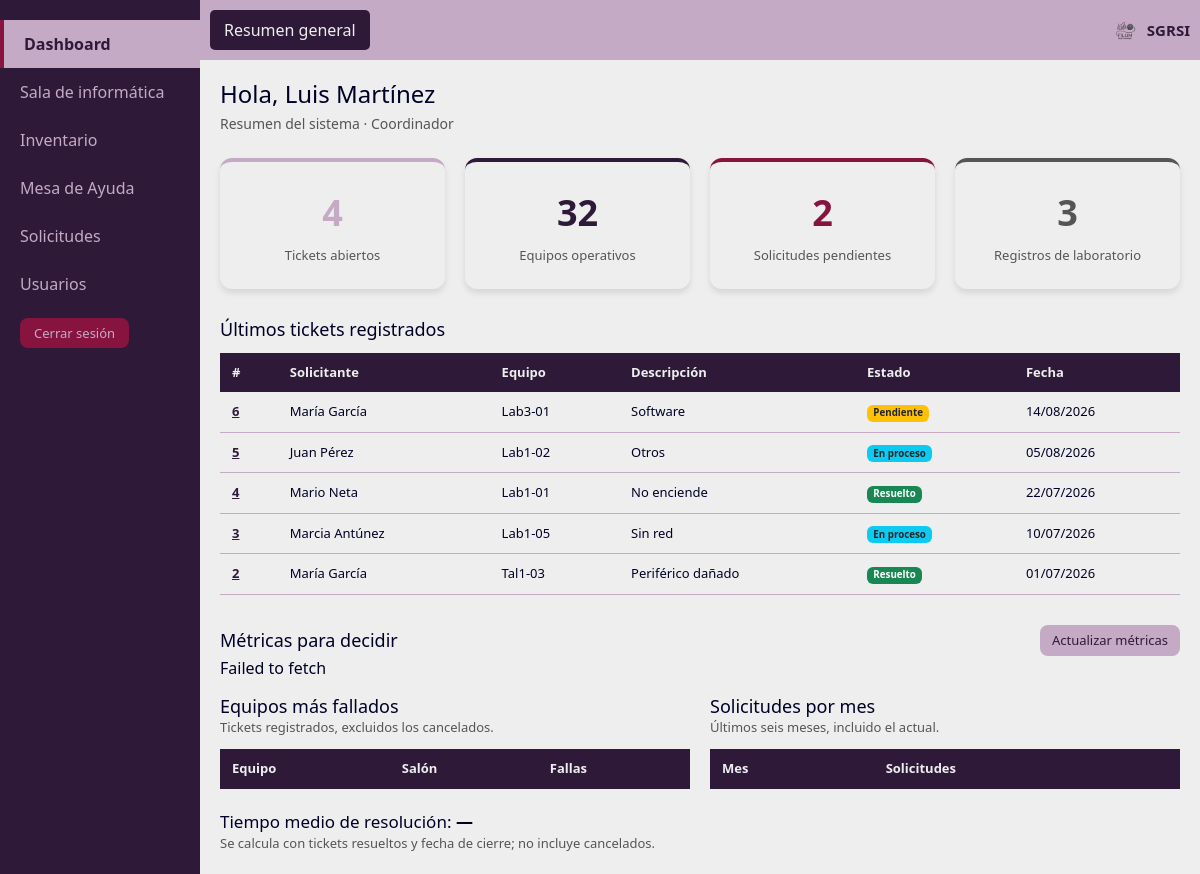
Page /FrontEnd/paginas/dashboard/dashboard.php (signed in) on the committed database.
### tables this page shows
CREATE TABLE ticket (
    id_ticket         INT UNSIGNED NOT NULL AUTO_INCREMENT,
    fecha_hora_alta   DATETIME     NOT NULL,
    ci_solicitante    CHAR(8)      NOT NULL,
    id_equipo         INT UNSIGNED NOT NULL,
    tipo_de_defecto   VARCHAR(80)  NOT NULL,
    detalle_defecto   VARCHAR(120) NULL,
    descripcion       VARCHAR(500) NULL,
    prioridad         ENUM('Urgente', 'Prioritario', 'Normal')
                      NOT NULL DEFAULT 'Normal',
    estado_ticket     ENUM('Pendiente', 'En proceso', 'Resuelto', 'Cancelado')
                      NOT NULL DEFAULT 'Pendiente',
    ci_responsable    CHAR(8)      NULL,
    diagnostico       VARCHAR(500) NULL,
    solucion          VARCHAR(500) NULL,
    fecha_hora_cierre DATETIME     NULL,

    CONSTRAINT pk_ticket             PRIMARY KEY (id_ticket),
    CONSTRAINT fk_ticket_solicitante FOREIGN KEY (ci_solicitante)
        REFERENCES usuario (ci)
        ON UPDATE CASCADE ON DELETE RESTRICT,
     
     
    CONSTRAINT fk_ticket_responsable FOREIGN KEY (ci_responsable)
        REFERENCES usuario (ci)
        ON UPDATE RESTRICT ON DELETE RESTRICT,
    CONSTRAINT fk_ticket_equipo      FOREIGN KEY (id_equipo)
        REFERENCES equipo (id_equipo)
        ON UPDATE CASCADE ON DELETE RESTRICT,
    CONSTRAINT fk_ticket_tipo        FOREIGN KEY (tipo_de_defecto)
        REFERENCES tipo_incidencia (nombre)
        ON UPDATE CASCADE ON DELETE RESTRICT,

    CONSTRAINT ck_ticket_cierre CHECK (
        fecha_hora_cierre IS NULL OR fecha_hora_cierre >= fecha_hora_alta
    ),
    CONSTRAINT ck_ticket_resuelto CHECK (
        estado_ticket <> 'Resuelto'
        OR (ci_responsable IS NOT NULL AND fecha_hora_cierre IS NOT NULL)
    )
);

CREATE TABLE usuario (
    ci               CHAR(8)      NOT NULL,
    nombre_usuario   VARCHAR(60)  NOT NULL,
    contrasena       VARCHAR(255) NOT NULL,
    tipo_de_usuario  ENUM('Solicitante', 'Asistente', 'Coordinador')
                     NOT NULL DEFAULT 'Solicitante',
    estado_cuenta    ENUM('Activa', 'Inactiva')
                     NOT NULL DEFAULT 'Activa',

    CONSTRAINT pk_usuario       PRIMARY KEY (ci),
    CONSTRAINT ck_usuario_ci    CHECK (ci REGEXP '^[0-9]{8}$')
);

CREATE TABLE equipo (
    id_equipo     INT UNSIGNED NOT NULL AUTO_INCREMENT,
    nombre_equipo VARCHAR(60)  NOT NULL,
    descripcion   VARCHAR(500) NULL,
    nombre_salon  VARCHAR(30)  NOT NULL,
    estado_equipo ENUM('Operativo', 'En reparación',
                       'En trámite de baja', 'De baja')
                  NOT NULL DEFAULT 'Operativo',

    CONSTRAINT pk_equipo       PRIMARY KEY (id_equipo),
    CONSTRAINT fk_equipo_salon FOREIGN KEY (nombre_salon)
        REFERENCES salon (nombre_salon)
        ON UPDATE CASCADE ON DELETE RESTRICT
);

### FrontEnd/paginas/dashboard/dashboard.php (the view, shortened to what the rows shown need)
<?php
require_once __DIR__ . '/../../../BackEnd/logica/ControlAcceso.php';
require_once __DIR__ . '/../../../BackEnd/logica/Dominio.php';
require_once __DIR__ . '/../../../BackEnd/logica/Resumen.php';
$cuantosTickets = 5;
$tickets = [];
try {
    $resumen = new Resumen();
    $tickets = ControlAcceso::puedeAtender()
        ? $resumen->ultimosTickets($cuantosTickets)
        : $resumen->ultimosTickets($cuantosTickets, Sesion::ci());
} catch (Exception $e) {
    error_log('SGRSI dashboard.php: ' . $e->getMessage());
    $mensaje = 'No se pudo cargar el resumen del sistema. Intentá de nuevo en unos minutos.';
}
function v($texto)
{
    return htmlspecialchars((string) $texto, ENT_QUOTES, 'UTF-8');
}
?>
<!DOCTYPE html>
<html lang="es">
<head>
    <link href="https://cdn.jsdelivr.net/npm/bootstrap@5.3.3/dist/css/bootstrap.min.css" rel="stylesheet">
    <link rel="stylesheet" href="../../css/main.css">
    <link rel="stylesheet" href="../../css/dashboard.css">
</head>
<body>
    <div class="layout">
        <main class="main">
            <div class="content">
                <h1 class="saludo">Hola, <?php echo v(Sesion::nombre()); ?></h1>
                <section class="tabla-contenedor">
                    <h2 class="tabla-titulo">Últimos tickets registrados</h2>
                    <div class="tabla-wrapper">
                        <table class="tabla">
                            <thead>
                                <tr>
                                    <th>#</th>
                                    <th>Solicitante</th>
                                    <th>Equipo</th>
                                    <th>Descripción</th>
                                    <th>Estado</th>
                                    <th>Fecha</th>
                                </tr>
                            </thead>
                            <tbody>
                                <?php foreach ($tickets as $ticket) { ?>
                                    <tr>
                                        <td><a class="tabla-enlace" href="../mesa-de-ayuda/detalle-ticket.php?id=<?php echo urlencode($ticket['id_ticket']); ?>"><?php echo v($ticket['id_ticket']); ?></a></td>
                                        <td><?php echo v($ticket['nombre_solicitante']); ?></td>
                                        <td><?php echo v($ticket['nombre_equipo']); ?></td>
                                        <td><?php echo v($ticket['tipo_de_defecto']); ?></td>
                                        <td><span class="badge <?php echo v(Dominio::claseDelBadge($ticket['estado_ticket'])); ?>"><?php echo v($ticket['estado_ticket']); ?></span></td>
                                        <td><?php echo v(date('d/m/Y', strtotime($ticket['fecha_hora_alta']))); ?></td>
                                    </tr>
                                <?php } ?>
                            </tbody>
                        </table>
                    </div>
                </section>
                <section class="metricas-extendidas" aria-labelledby="titulo-metricas">
                    <div class="metricas-encabezado">
                        <h2 id="titulo-metricas" class="tabla-titulo">Métricas para decidir</h2>
                    </div>
                    <div class="metricas-grid">
                        <div class="tabla-contenedor">
                            <div class="tabla-wrapper">
                                <table class="tabla">
                                    <thead><tr><th>Equipo</th><th>Salón</th><th>Fallas</th></tr></thead>
                                </table>
                            </div>
                        </div>
                        <div class="tabla-contenedor">
                            <div class="tabla-wrapper">
                                <table class="tabla">
                                    <thead><tr><th>Mes</th><th>Solicitudes</th></tr></thead>
                                </table>
                            </div>
                        </div>
                    </div>
                </section>
            </div>
        </main>
    </div>
</body>
</html>

### rows in the picture
ticket: id_ticket "6", ci_solicitante.nombre_usuario "María García", id_equipo.nombre_equipo "Lab3-01", tipo_de_defecto "Software", estado_ticket "Pendiente", fecha_hora_alta "14/08/2026"
ticket: id_ticket "5", ci_solicitante.nombre_usuario "Juan Pérez", id_equipo.nombre_equipo "Lab1-02", tipo_de_defecto "Otros", estado_ticket "En proceso", fecha_hora_alta "05/08/2026"
ticket: id_ticket "4", ci_solicitante.nombre_usuario "Mario Neta", id_equipo.nombre_equipo "Lab1-01", tipo_de_defecto "No enciende", estado_ticket "Resuelto", fecha_hora_alta "22/07/2026"
ticket: id_ticket "3", ci_solicitante.nombre_usuario "Marcia Antúnez", id_equipo.nombre_equipo "Lab1-05", tipo_de_defecto "Sin red", estado_ticket "En proceso", fecha_hora_alta "10/07/2026"
ticket: id_ticket "2", ci_solicitante.nombre_usuario "María García", id_equipo.nombre_equipo "Tal1-03", tipo_de_defecto "Periférico dañado", estado_ticket "Resuelto", fecha_hora_alta "01/07/2026"

### other values in the picture
v(Sesion::nombre()) "Luis Martínez"
v(Sesion::rol()) "Coordinador"
v($tarjetas['tickets']) "4"
v($tarjetas['equipos']) "32"
v($tarjetas['solicitudes']) "2"
v($tarjetas['usos']) "3"
